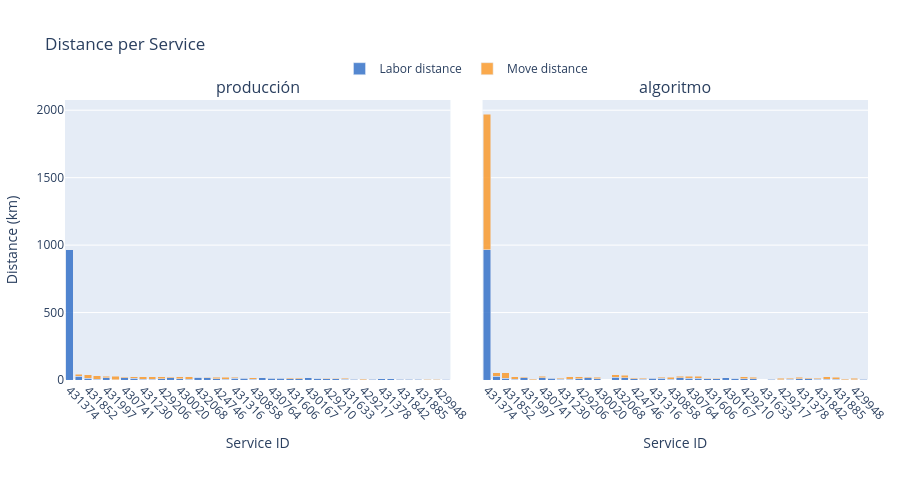

The notebook cell saved with this chart:
### Markdown cell above
---
## Distance per Service

### Code cell
build_comparison_service_figure(pair, LABEL_A, LABEL_B).show()

### Figure 1 — Plotly figure (JSON) as saved in the notebook; plotly's stock layout.template omitted (floating-point values rounded to 4 significant figures)
{"data": [{"hoverinfo": "text", "hovertext": ["Service 431374<br>Labor: 966.30 km", "Service 429363<br>Labor: 27.44 km", "Service 431852<br>Labor: 14.30 km", "Service 431263<br>Labor: 7.31 km", "Service 431997<br>Labor: 17.06 km", "Service 429613<br>Labor: 3.19 km", "Service 430741<br>Labor: 14.96 km", "Service 430184<br>Labor: 14.18 km", "Service 431230<br>Labor: 4.84 km", "Service 431518<br>Labor: 7.01 km", "Service 429206<br>Labor: 11.01 km", "Service 430760<br>Labor: 16.50 km", "Service 430020<br>Labor: 10.85 km", "Service 424694<br>Labor: 6.26 km", "Service 432068<br>Labor: 21.98 km", "Service 430852<br>Labor: 17.52 km", "Service 424746<br>Labor: 9.86 km", "Service 430395<br>Labor: 4.78 km", "Service 431316<br>Labor: 12.11 km", "Service 431628<br>Labor: 12.33 km", "Service 430858<br>Labor: 6.44 km", "Service 430339<br>Labor: 17.77 km", "Service 430764<br>Labor: 12.33 km", "Service 431764<br>Labor: 11.80 km", "Service 431606<br>Labor: 7.86 km", "Service 430428<br>Labor: 8.72 km", "Service 430167<br>Labor: 15.30 km", "Service 432042<br>Labor: 14.16 km", "Service 429210<br>Labor: 11.01 km", "Service 429194<br>Labor: 11.01 km", "Service 431633<br>Labor: 4.98 km", "Service 431988<br>Labor: 5.84 km", "Service 429217<br>Labor: 2.87 km", "Service 430409<br>Labor: 6.15 km", "Service 431378<br>Labor: 9.80 km", "Service 431369<br>Labor: 9.80 km", "Service 431842<br>Labor: 5.12 km", "Service 432039<br>Labor: 7.39 km", "Service 431885<br>Labor: 6.39 km", "Service 429666<br>Labor: 1.04 km", "Service 429948<br>Labor: 0.54 km", "Service 430391<br>Labor: 4.39 km"], "legendgroup": "labor_dist", "marker": {"color": "rgba(55, 115, 200, 0.85)"}, "name": "Labor distance", "showlegend": true, "type": "bar", "x": ["431374", "429363", "431852", "431263", "431997", "429613", "430741", "430184", "431230", "431518", "429206", "430760", "430020", "424694", "432068", "430852", "424746", "430395", "431316", "431628", "430858", "430339", "430764", "431764", "431606", "430428", "430167", "432042", "429210", "429194", "431633", "431988", "429217", "430409", "431378", "431369", "431842", "432039", "431885", "429666", "429948", "430391"], "xaxis": "x", "y": [966.3, 27.44, 14.3, 7.31, 17.06, 3.19, 14.96, 14.18, 4.84, 7.01, 11.01, 16.5, 10.85, 6.26, 21.98, 17.52, 9.86, 4.78, 12.11, 12.33, 6.44, 17.77, 12.33, 11.8, 7.86, 8.72, 15.3, 14.16, 11.01, 11.01, 4.98, 5.84, 2.87, 6.15, 9.8, 9.8, 5.12, 7.39, 6.39, 1.04, 0.54, 4.39], "yaxis": "y"}, {"hoverinfo": "text", "hovertext": ["Service 431374<br>Move: 0.00 km", "Service 429363<br>Move: 16.10 km", "Service 431852<br>Move: 25.36 km", "Service 431263<br>Move: 24.37 km", "Service 431997<br>Move: 10.81 km", "Service 429613<br>Move: 23.53 km", "Service 430741<br>Move: 10.20 km", "Service 430184<br>Move: 10.11 km", "Service 431230<br>Move: 18.86 km", "Service 431518<br>Move: 16.62 km", "Service 429206<br>Move: 12.47 km", "Service 430760<br>Move: 6.88 km", "Service 430020<br>Move: 12.33 km", "Service 424694<br>Move: 16.87 km", "Service 432068<br>Move: 0.00 km", "Service 430852<br>Move: 3.66 km", "Service 424746<br>Move: 11.14 km", "Service 430395<br>Move: 14.62 km", "Service 431316<br>Move: 7.21 km", "Service 431628<br>Move: 5.79 km", "Service 430858<br>Move: 11.55 km", "Service 430339<br>Move: 0.00 km", "Service 430764<br>Move: 5.08 km", "Service 431764<br>Move: 5.18 km", "Service 431606<br>Move: 8.56 km", "Service 430428<br>Move: 6.83 km", "Service 430167<br>Move: 0.00 km", "Service 432042<br>Move: 0.43 km", "Service 429210<br>Move: 2.90 km", "Service 429194<br>Move: 1.11 km", "Service 431633<br>Move: 6.85 km", "Service 431988<br>Move: 5.04 km", "Service 429217<br>Move: 7.79 km", "Service 430409<br>Move: 4.37 km", "Service 431378<br>Move: 0.00 km", "Service 431369<br>Move: 0.00 km", "Service 431842<br>Move: 4.22 km", "Service 432039<br>Move: 1.71 km", "Service 431885<br>Move: 1.34 km", "Service 429666<br>Move: 5.31 km", "Service 429948<br>Move: 4.87 km", "Service 430391<br>Move: 0.00 km"], "legendgroup": "move_dist", "marker": {"color": "rgba(250, 155, 45, 0.85)"}, "name": "Move distance", "showlegend": true, "type": "bar", "x": ["431374", "429363", "431852", "431263", "431997", "429613", "430741", "430184", "431230", "431518", "429206", "430760", "430020", "424694", "432068", "430852", "424746", "430395", "431316", "431628", "430858", "430339", "430764", "431764", "431606", "430428", "430167", "432042", "429210", "429194", "431633", "431988", "429217", "430409", "431378", "431369", "431842", "432039", "431885", "429666", "429948", "430391"], "xaxis": "x", "y": [0, 16.1, 25.36, 24.37, 10.81, 23.53, 10.2, 10.11, 18.86, 16.62, 12.47, 6.88, 12.33, 16.87, 0, 3.66, 11.14, 14.62, 7.21, 5.79, 11.55, 0, 5.08, 5.18, 8.56, 6.83, 0, 0.43, 2.9, 1.11, 6.85, 5.04, 7.79, 4.37, 0, 0, 4.22, 1.71, 1.34, 5.31, 4.87, 0], "yaxis": "y"}, {"hoverinfo": "text", "hovertext": ["Service 431374<br>Labor: 966.30 km", "Service 429363<br>Labor: 27.44 km", "Service 431852<br>Labor: 14.30 km", "Service 431263<br>Labor: 4.15 km", "Service 431997<br>Labor: 17.06 km", "Service 429613<br>Labor: 3.19 km", "Service 430741<br>Labor: 14.96 km", "Service 430184<br>Labor: 14.18 km", "Service 431230<br>Labor: 4.84 km", "Service 431518<br>Labor: 7.01 km", "Service 429206<br>Labor: 11.01 km", "Service 430760<br>Labor: 16.50 km", "Service 430020<br>Labor: 10.85 km", "Service 424694<br>Labor: 0.00 km", "Service 432068<br>Labor: 21.98 km", "Service 430852<br>Labor: 17.52 km", "Service 424746<br>Labor: 9.86 km", "Service 430395<br>Labor: 4.78 km", "Service 431316<br>Labor: 12.11 km", "Service 431628<br>Labor: 12.33 km", "Service 430858<br>Labor: 6.44 km", "Service 430339<br>Labor: 17.77 km", "Service 430764<br>Labor: 12.33 km", "Service 431764<br>Labor: 11.80 km", "Service 431606<br>Labor: 7.86 km", "Service 430428<br>Labor: 8.72 km", "Service 430167<br>Labor: 15.30 km", "Service 432042<br>Labor: 14.16 km", "Service 429210<br>Labor: 11.01 km", "Service 429194<br>Labor: 11.01 km", "Service 431633<br>Labor: 0.00 km", "Service 431988<br>Labor: 5.84 km", "Service 429217<br>Labor: 2.87 km", "Service 430409<br>Labor: 6.15 km", "Service 431378<br>Labor: 9.80 km", "Service 431369<br>Labor: 9.80 km", "Service 431842<br>Labor: 5.12 km", "Service 432039<br>Labor: 7.39 km", "Service 431885<br>Labor: 6.39 km", "Service 429666<br>Labor: 1.04 km", "Service 429948<br>Labor: 0.54 km", "Service 430391<br>Labor: 4.39 km"], "legendgroup": "labor_dist", "marker": {"color": "rgba(55, 115, 200, 0.85)"}, "name": "Labor distance", "showlegend": false, "type": "bar", "x": ["431374", "429363", "431852", "431263", "431997", "429613", "430741", "430184", "431230", "431518", "429206", "430760", "430020", "424694", "432068", "430852", "424746", "430395", "431316", "431628", "430858", "430339", "430764", "431764", "431606", "430428", "430167", "432042", "429210", "429194", "431633", "431988", "429217", "430409", "431378", "431369", "431842", "432039", "431885", "429666", "429948", "430391"], "xaxis": "x2", "y": [966.3, 27.44, 14.3, 4.15, 17.06, 3.19, 14.96, 14.18, 4.84, 7.01, 11.01, 16.5, 10.85, 0, 21.98, 17.52, 9.86, 4.78, 12.11, 12.33, 6.44, 17.77, 12.33, 11.8, 7.86, 8.72, 15.3, 14.16, 11.01, 11.01, 0, 5.84, 2.87, 6.15, 9.8, 9.8, 5.12, 7.39, 6.39, 1.04, 0.54, 4.39], "yaxis": "y2"}, {"hoverinfo": "text", "hovertext": ["Service 431374<br>Move: 1005.63 km", "Service 429363<br>Move: 26.15 km", "Service 431852<br>Move: 40.52 km", "Service 431263<br>Move: 20.88 km", "Service 431997<br>Move: 7.85 km", "Service 429613<br>Move: 4.52 km", "Service 430741<br>Move: 13.68 km", "Service 430184<br>Move: 1.32 km", "Service 431230<br>Move: 9.85 km", "Service 431518<br>Move: 18.68 km", "Service 429206<br>Move: 12.85 km", "Service 430760<br>Move: 6.88 km", "Service 430020<br>Move: 8.30 km", "Service 424694<br>Move: 0.00 km", "Service 432068<br>Move: 18.03 km", "Service 430852<br>Move: 17.38 km", "Service 424746<br>Move: 6.11 km", "Service 430395<br>Move: 7.08 km", "Service 431316<br>Move: 3.28 km", "Service 431628<br>Move: 8.62 km", "Service 430858<br>Move: 12.64 km", "Service 430339<br>Move: 10.98 km", "Service 430764<br>Move: 14.87 km", "Service 431764<br>Move: 14.44 km", "Service 431606<br>Move: 4.88 km", "Service 430428<br>Move: 3.40 km", "Service 430167<br>Move: 2.81 km", "Service 432042<br>Move: 0.43 km", "Service 429210<br>Move: 12.85 km", "Service 429194<br>Move: 10.28 km", "Service 431633<br>Move: 0.00 km", "Service 431988<br>Move: 2.75 km", "Service 429217<br>Move: 11.64 km", "Service 430409<br>Move: 7.15 km", "Service 431378<br>Move: 11.62 km", "Service 431369<br>Move: 8.01 km", "Service 431842<br>Move: 7.18 km", "Service 432039<br>Move: 15.00 km", "Service 431885<br>Move: 13.27 km", "Service 429666<br>Move: 7.16 km", "Service 429948<br>Move: 12.23 km", "Service 430391<br>Move: 5.61 km"], "legendgroup": "move_dist", "marker": {"color": "rgba(250, 155, 45, 0.85)"}, "name": "Move distance", "showlegend": false, "type": "bar", "x": ["431374", "429363", "431852", "431263", "431997", "429613", "430741", "430184", "431230", "431518", "429206", "430760", "430020", "424694", "432068", "430852", "424746", "430395", "431316", "431628", "430858", "430339", "430764", "431764", "431606", "430428", "430167", "432042", "429210", "429194", "431633", "431988", "429217", "430409", "431378", "431369", "431842", "432039", "431885", "429666", "429948", "430391"], "xaxis": "x2", "y": [1006.0, 26.15, 40.52, 20.88, 7.85, 4.52, 13.68, 1.32, 9.85, 18.68, 12.85, 6.88, 8.3, 0, 18.03, 17.38, 6.11, 7.08, 3.28, 8.62, 12.64, 10.98, 14.87, 14.44, 4.88, 3.4, 2.81, 0.43, 12.85, 10.28, 0, 2.75, 11.64, 7.15, 11.62, 8.01, 7.18, 15, 13.27, 7.16, 12.23, 5.61], "yaxis": "y2"}], "layout": {"annotations": [{"font": {"size": 16}, "showarrow": false, "text": "producción", "x": 0.24, "xanchor": "center", "xref": "paper", "y": 1, "yanchor": "bottom", "yref": "paper"}, {"font": {"size": 16}, "showarrow": false, "text": "algoritmo", "x": 0.76, "xanchor": "center", "xref": "paper", "y": 1, "yanchor": "bottom", "yref": "paper"}], "barmode": "stack", "height": 480, "hovermode": "x", "legend": {"orientation": "h", "x": 0.5, "xanchor": "center", "y": 1.06, "yanchor": "bottom"}, "margin": {"b": 100, "l": 60, "r": 20, "t": 100}, "title": {"text": "Distance per Service"}, "xaxis": {"anchor": "y", "domain": [0, 0.48], "tickangle": 45, "title": {"text": "Service ID"}}, "xaxis2": {"anchor": "y2", "domain": [0.52, 1], "tickangle": 45, "title": {"text": "Service ID"}}, "yaxis": {"anchor": "x", "domain": [0, 1], "title": {"text": "Distance (km)"}}, "yaxis2": {"anchor": "x2", "domain": [0, 1], "matches": "y", "showticklabels": false}}}
